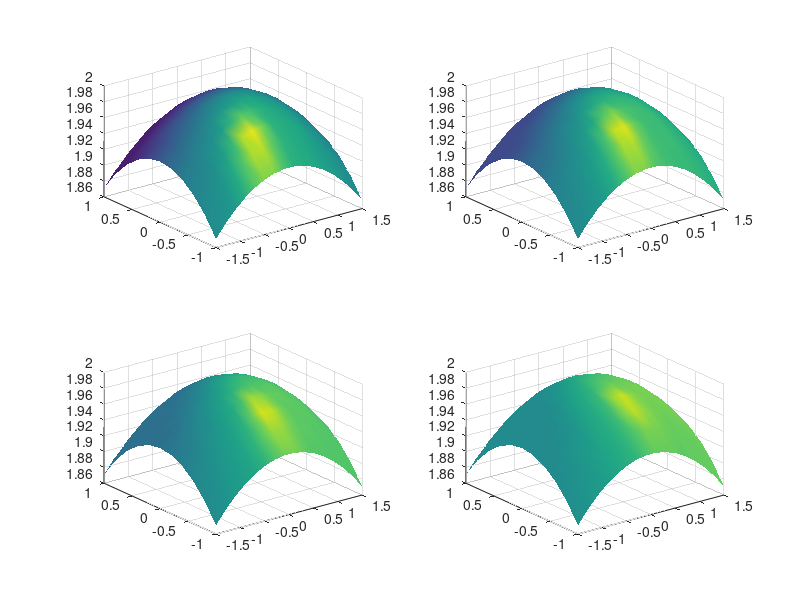

Here is the MATLAB script that generated this plot:
x= -1.5:0.2:1.5;y=-1:0.2:1;
[X,Y]=meshgrid(x,y);
Z=sqrt(4-X.^2/9-Y.^2/4);
view(45,45)
subplot(2,2,1);surfl(X,Y,Z, [0,45],[.1  .6  .4  10]);
shading interp
subplot(2,2,2);surfl(X,Y,Z, [20,45],[.3  .6  .4  10]);
shading interp
subplot(2,2,3);surfl(X,Y,Z, [40,45],[.6  .6  .4  10]);
shading interp
subplot(2,2,4);surfl(X,Y,Z, [60,45],[.9  .6  .4  10]);  
shading interp 